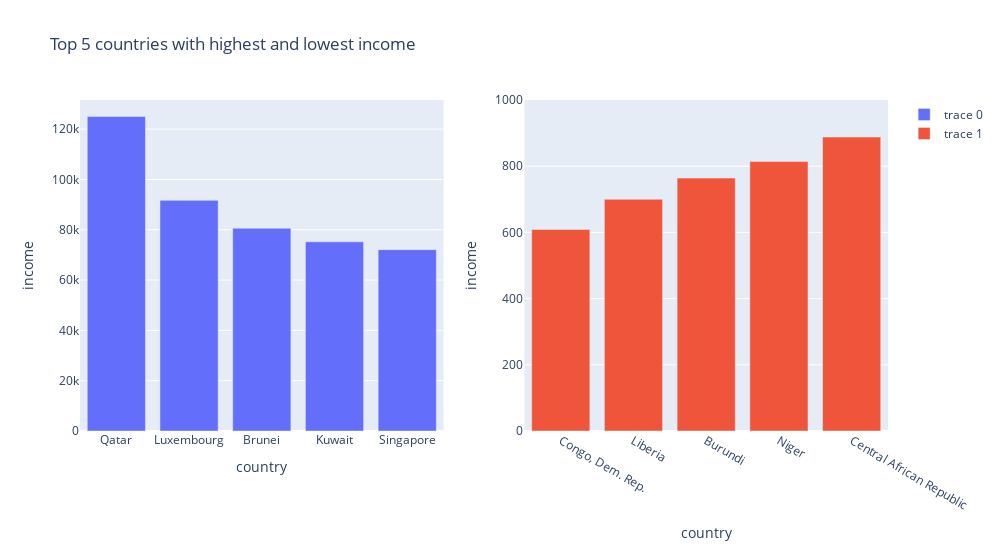

Notebook code cell kept with this figure:
### Markdown cell above
- Luxembourg has highest imports.
- Myanmar has lowest imports.

### Code cell
#Top 5 countries with highest and lowest income
pltt('income',[0,1000])

### Figure 1 — Plotly figure (JSON) as saved in the notebook; plotly's stock layout.template omitted (floating-point values rounded to 4 significant figures)
{"data": [{"type": "bar", "x": ["Qatar", "Luxembourg", "Brunei", "Kuwait", "Singapore"], "xaxis": "x", "y": [125000, 91700, 80600, 75200, 72100], "yaxis": "y"}, {"type": "bar", "x": ["Congo, Dem. Rep.", "Liberia", "Burundi", "Niger", "Central African Republic"], "xaxis": "x2", "y": [609, 700, 764, 814, 888], "yaxis": "y2"}], "layout": {"height": 550, "title": {"text": "Top 5 countries with highest and lowest income"}, "width": 1000, "xaxis": {"anchor": "y", "domain": [0, 0.45], "title": {"text": "country"}}, "xaxis2": {"anchor": "y2", "domain": [0.55, 1], "title": {"text": "country"}}, "yaxis": {"anchor": "x", "domain": [0, 1], "title": {"text": "income"}}, "yaxis2": {"anchor": "x2", "domain": [0, 1], "range": [0, 1000], "title": {"text": "income"}}}}
